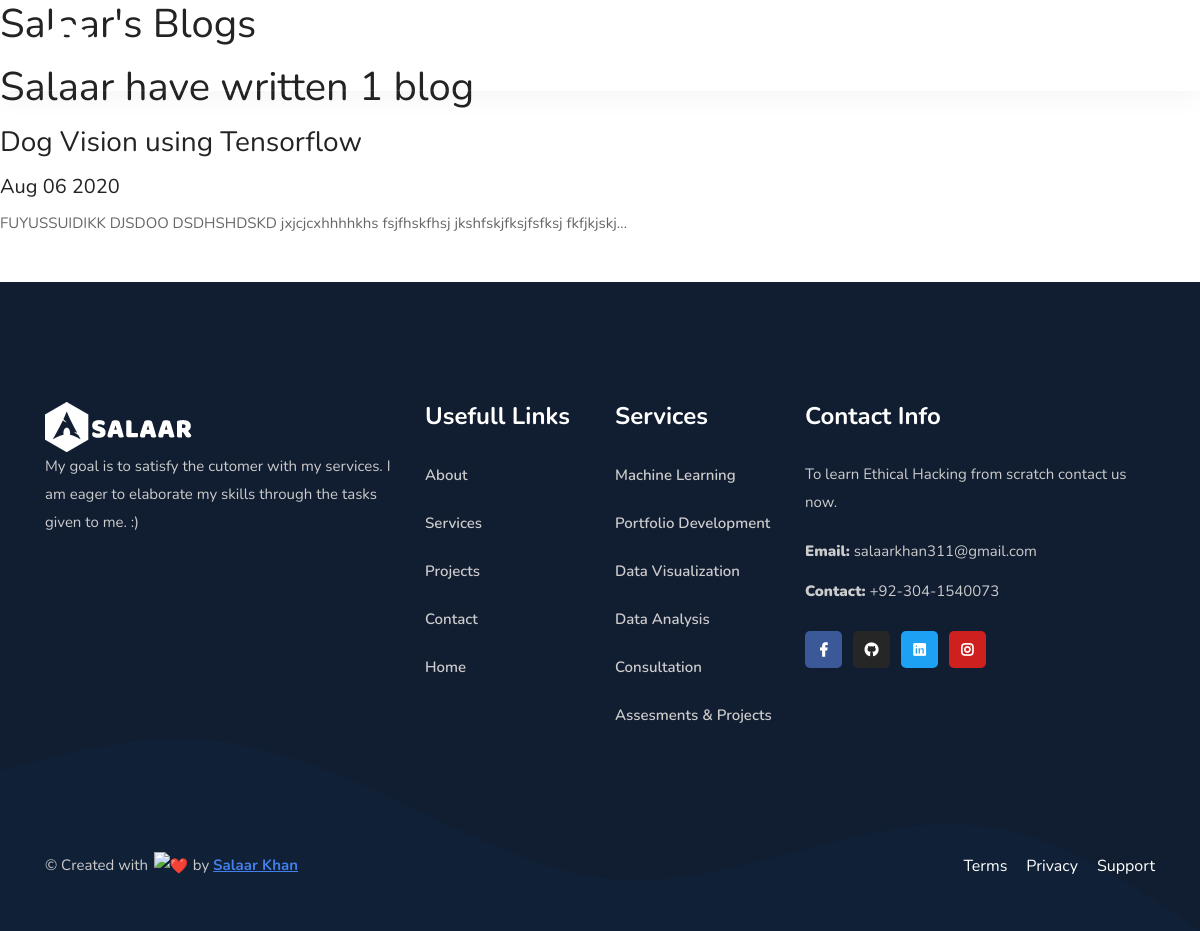
Screenshot of /blog/ with the database file from the repository.
### blog/models.py (models this page shows, shortened)
class Blog(models.Model):
    title = models.CharField(max_length=100)
    date = models.DateField()
    description = models.TextField(max_length=5000)

### blog/views.py (the view)
# urls.py: path('', views.all_blogs, name='all_blogs'),
def all_blogs(request):
    blogs = Blog.objects.order_by('-date')
    return render(request, 'blog/all_blogs.html', {'blogs': blogs})

### blog/templates/blog/all_blogs.html
{% extends 'portfolio/base.html' %}
{% block content %}
<h1>Salaar's Blogs</h1>
<h1>Salaar have written {{ blogs.count }} blog{{ blogs|pluralize}}</h1>
{% for blog in blogs %}
<a href="{% url 'blog:details' blog.id %}"><h3>{{ blog.title }}</h3></a>
<h5>{{ blog.date|date:'M d Y' }}</h5>
<p>{{ blog.description|striptags|truncatechars:100 }} </p>
<br>
{% endfor %}
{% endblock %}

### portfolio/static/portfolio/assets/css/bootsnav.css (style rules this page uses)
body { -webkit-transition: all 0.3s ease-in-out; -moz-transition: all 0.3s ease-in-out; -o-transition: all 0.3s ease-in-out; -ms-transition: all 0.3s ease-in-out; transition: all 0.3s ease-in-out; }

### rows the page displays
Blog: title "Dog Vision using Tensorflow", date "Aug 06 2020", description "FUYUSSUIDIKK DJSDOO DSDHSHDSKD jxjcjcxhhhhkhs fsjfhskfhsj jkshfskjfksjfsfksj fkfjkjskj…"

### other values shown
{{ blogs.count }} "1"
